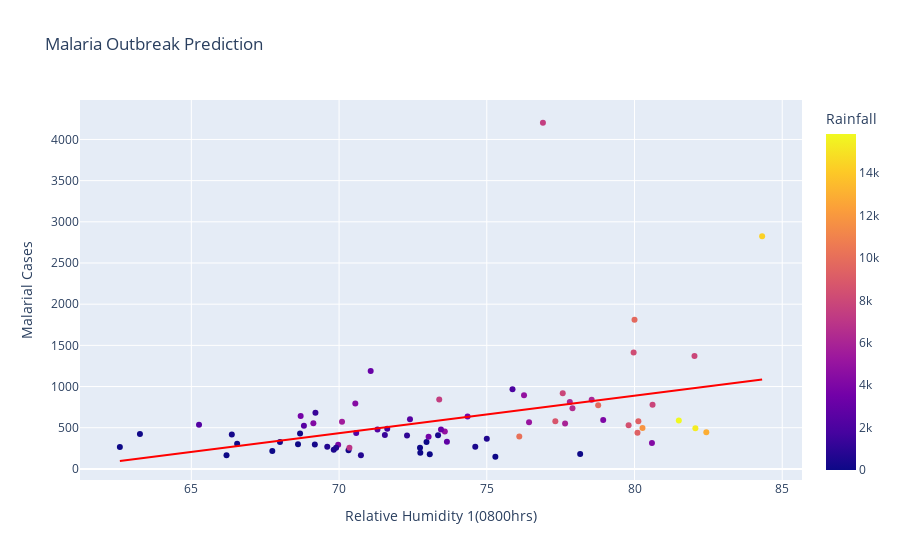

This figure's notebook cell:
### Code cell
fig = px.scatter(df, x="Relative Humidity 1(0800hrs)", y="Malarial Cases", color="Rainfall", trendline='ols', trendline_color_override = 'red', title = 'Malaria Outbreak Prediction')
fig.show()
